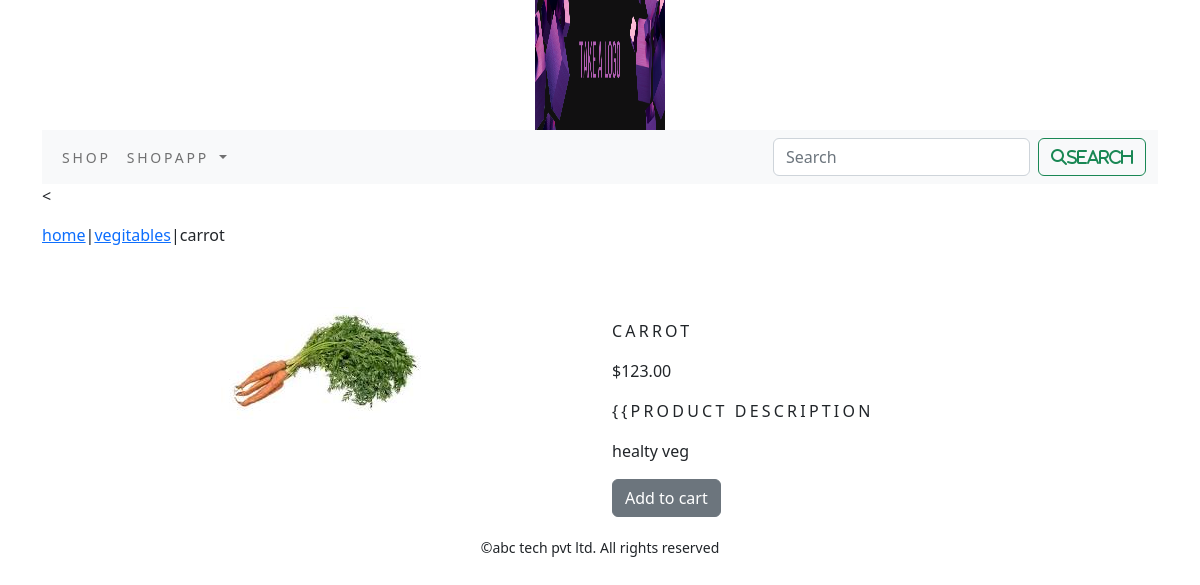
The page /shopapp/vegitables/product1/ on the database its author committed.
### shopapp/models.py (models this page shows, shortened)
class Product(models.Model):
    name = models.CharField(max_length=250, unique=True)
    slug = models.SlugField(max_length=250, unique=True)
    description = models.TextField(blank=True)
    price = models.DecimalField(max_digits=10, decimal_places=2)
    category = models.ForeignKey(Category, on_delete=models.CASCADE)
    image = models.ImageField(upload_to='product', blank=True)
    stock = models.IntegerField()
    available = models.BooleanField(default=True)
    created = models.DateTimeField(auto_now_add=True)
    updated = models.DateTimeField(auto_now=True)
    class Meta:
        ordering = ('name',)
        verbose_name = 'product'
        verbose_name_plural = 'products'

class Category(models.Model):
    name = models.CharField(max_length=250, unique=True)
    slug = models.SlugField(max_length=250, unique=True)
    description = models.TextField(blank=True)
    image = models.ImageField(upload_to='category', blank=True)
    class Meta:
        ordering = ('name',)
        verbose_name = 'category'
        verbose_name_plural = 'categories'
    def get_url(self):
        return reverse('shopapp:products_by_category', args=[self.slug])
    def __str__(self):
        return '{}'.format(self.name)

### shopapp/views.py (the view)
# urls.py: path('<slug:c_slug>/<slug:product_slug>/', views.proDetail, name='prodCatDetail')
def proDetail(request, c_slug, product_slug):
    try:
        product = Product.objects.get(category__slug=c_slug, slug=product_slug)
    except Exception as e:
        raise e
    return render(request, 'product.html', {'product': product})

### cartapp/context_processors.py (called while the page is built)
def counter(request):
    item_count=0
    if 'admin' in request.path:
        return {}
    else:
        try:
            cart=Cart.objects.filter(cart_id=_cart_id(request))
            cart_items=CartItem.objects.all().filter(cart=cart[:1])
            for cat_item in cart_items:
                item_count += cat_item.quantity
        except Cart.DoesNotExist:
            item_count=0
        return dict(item_count=item_count)

### cartapp/views.py (called while the page is built)
def _cart_id(request):
    cart = request.session.session_key
    if not cart:
        cart = request.session.create()
    return cart

### shopapp/context_processors.py (called while the page is built)
def menu_links(request):
    links=Category.objects.all()
    return dict(links=links)

### templates/product.html (shortened to what this page needs)
{% extends 'base.html' %}
{% load static %}
{% block content %}
<<div class="row my_prod_row_class">
    <div class="mx-auto">
        <p> <a href="{% url 'shopapp:allProdCat' %}">home</a>|<a href="{{product.category.get_url}}">{{product.category}}</a>|{{product.name}}</p>
    </div>
</div>
<div class="container">
<br>
<div class="row">
    <div class="col-12 col-sm-12 col-md-12 col-lg-6 text-center">
        <div style="min-width:18rem">
            <img src="{{product.image.url}}" alt="{{product.name}}">
        </div>
    </div>
       <div class="col-12 col-sm-12 col-md-12 col-lg-6">
           <div>
           <h1 class="my_prod_title">{{product.name}}</h1>
           <p>${{product.price}}</p>
           <p class="my_title">{{product description</p>
           <p class="text-justify my_prod_text">{{product.description}}</p>
           {% if product.stock <= 0 %}
           <p class="text-justify my_prod_text"><b>out of stock</b></p>
           {% else %}
           <a class="btn btn-secondary" href="{% url 'cartapp:add_cart' product.id %}">Add to cart</a>
           {% endif %}
       </div>
    </div>
</div>
</div>
</div>
{% endblock %}

### static/css/custom.css (style rules this page uses)
body { font-family :'Roboto',sans-serif; }
.my_title { font-size:16px; text-transform:uppercase; letter-spacing:.2em; }
.my_prod_row_class { padding-top:15px; padding-bottom:20px; }
.my_prod_title { font-size:16px; text-transform:uppercase; letter-spacing:.2em; padding-top:15px; padding-bottom:10px; }
.my_prod_text { padding-right:15px; }

### rows shown on the page
Product: category "vegitables", name "carrot", image (picture), name "CARROT", price "123.00", description "healty veg"
